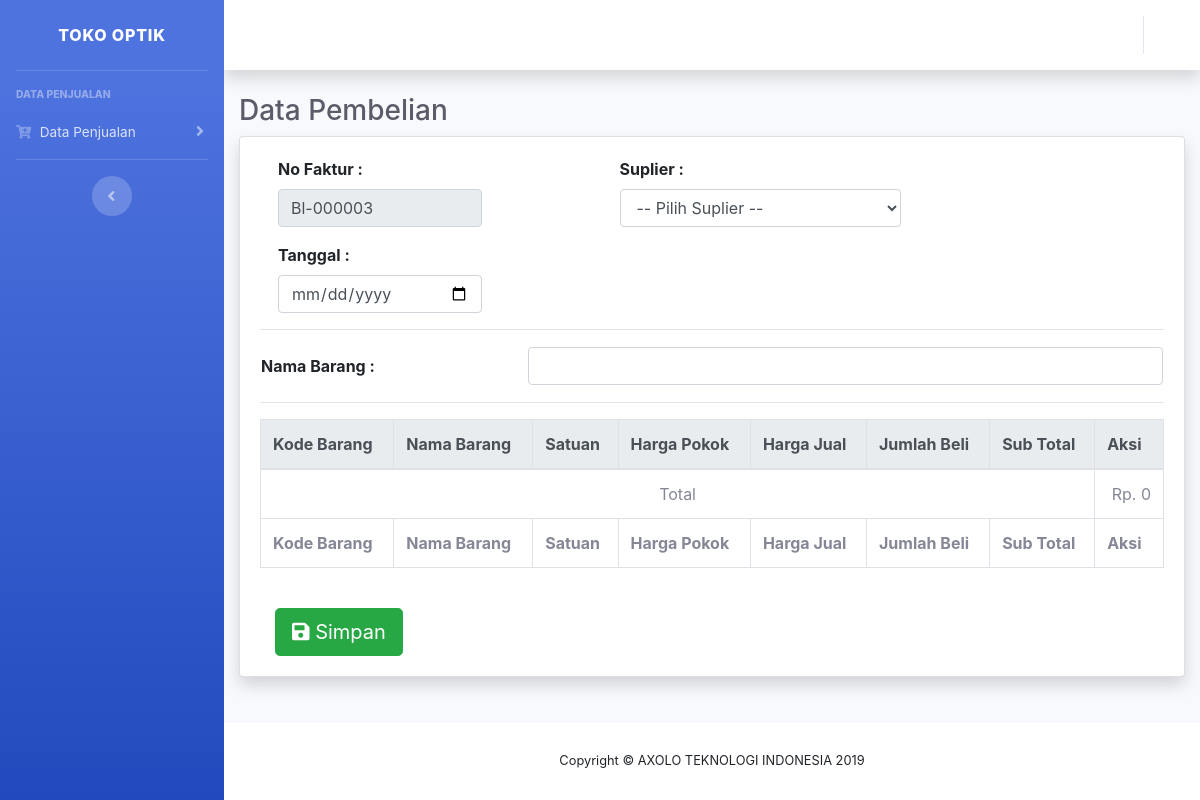
Screenshot of /index.php/pembelian with the database file from the repository.
### tables this page shows
CREATE TABLE `tbl_setting` (
  `id` int(11) NOT NULL,
  `nama` varchar(100) NOT NULL,
  `fitur` varchar(300) NOT NULL,
  `cek_gambar` int(11) NOT NULL
);

### application/controllers/Pembelian.php (called while the page is built, shortened)
<?php
class Pembelian extends CI_Controller
{
	function __construct(){
		$this->load->model('m_kategori');
		$this->load->model('m_barang');
		$this->load->model('m_suplier');
		$this->load->model('m_pembelian');
	}
    public function index()
    {
		$data['title']='Pembelian';
		$data['barang'] = $this->m_barang->tampil_barang();
		$data['sup']=$this->m_suplier->tampil_suplier();
        $this->load->view('template/header',$data);
		$this->load->view('template/sidebar',$data);
		$this->load->view('template/topbar',$data);
		$this->load->view('pembelian/index',$data);
		$this->load->view('template/footer',$data);
	}
}

### index.php (called while the page is built, shortened)
<?php
require_once BASEPATH.'core/CodeIgniter.php';

### application/models/M_pembelian.php (called while the page is built, shortened)
<?php
class M_pembelian extends CI_Model{
	function get_kobel(){
		$q = $this->db->query("SELECT MAX(RIGHT(beli_nofak,6)) AS kd_max FROM tbl_beli");
        $kd = "";
        if($q->num_rows()>0){
            foreach($q->result() as $k){
                $tmp = ((int)$k->kd_max)+1;
                $kd = sprintf("%06s", $tmp);
            }
        }else{
            $kd = "000001";
        }
        return "Bl-".$kd;
	}
}

### application/views/pembelian/index.php (the view, shortened to what this page needs)
  <div class="container-fluid">
    <h1 class="h3 mb-2 text-gray-800">Data Pembelian</h1>
    <div class="card shadow mb-4">
      <div class="card-body">
      <?php echo form_open('Pembelian/add_to_cart') ?>
      <div class="form-group row">
          <div class="col-sm-3">
                  <label for="kodebarang"><strong> No Faktur : </strong></label>
                  <?php $this->load->model('M_pembelian');
                  $kode_belii = $this->m_pembelian->get_kobel();
                  ?>
                  <input type="text" name="nofak" value="<?= $kode_belii; ?>" class="form-control" placeholder="No Faktur" readonly>
              </div>
          <div class="col-sm-4">
                  <label for="suplier"><strong>Suplier :</strong></label>
                  <select required name="suplier" id="suplier" class="form-control">
                      <option value="">-- Pilih Suplier --</option>
                  </select>
              </div>
          </div>
          <div class="form-group row">
          <div class="col-sm-3">
                  <label for="kodebarang"><strong>Tanggal :</strong></label>
                  <input type="date" id="tgl" name="tgl" value="<?php echo $this->session->userdata('tglfak');?>" class="form-control" placeholder="Tanggal" required>
              </div>
          </div>
          <hr>
          <div class="table-responsive">
          <table width="100%;">
            <tr>
                <th>Nama Barang :</th>
                <th>
                  <input type="text" list="list_barang" autocomplete="off" name="nabar" id="nabarku" class="form-control input-sm">
                </th>
            </tr>
          </table>
        </div>
        </form>
          <hr>
          <div class="table-responsive">
          <table class="table table-bordered table-hover" id="dataTable" width="100%" cellspacing="0">
            <thead class="thead-light">
              <tr>
                <th>Kode Barang</th>
                <th>Nama Barang</th>
                <th>Satuan</th>
                <th>Harga Pokok</th>
                <th>Harga Jual</th>
                <th>Jumlah Beli</th>
                <th>Sub Total</th>
                <th>Aksi</th>
              </tr>
            </thead>
            <tfoot>
              <tr>
              <th>Kode Barang</th>
                <th>Nama Barang</th>
                <th>Satuan</th>
                <th>Harga Pokok</th>
                <th>Harga Jual</th>
                <th>Jumlah Beli</th>
                <th>Sub Total</th>
                <th>Aksi</th>
              </tr>
            </tfoot>
            <tfoot>
            <tr>
            <td colspan="7" style="text-align:center;">Total</td>
                  <td style="text-align:right;">Rp. <?php echo number_format($this->cart->total());?></td>
            </tr>
            </tfoot>
          </table>
          <br>
          <div class="col-sm">
          <a href="<?php echo site_url('pembelian/simpan_pembelian')?>" class="btn btn-success btn-lg"><span class="fa fa-save"></span> Simpan</a>
          </div>
        </div>
      </div>
    </div>
  </div>
</div>

### application/views/template/sidebar.php (shortened to what this page needs)
<ul class="navbar-nav bg-gradient-primary sidebar sidebar-dark accordion" id="accordionSidebar">
  <a class="sidebar-brand d-flex align-items-center justify-content-center" href="index.html">
      <?php
          $data1 = $this->db->query("select * from tbl_setting where id=2")->row_array();
      ?>
    <div class="sidebar-brand-text mx-3"><?= $data1['fitur']; ?></div>
  </a>
  <hr class="sidebar-divider">
  <div class="sidebar-heading">
    Data Penjualan
  </div>
  <li class="nav-item">
    <a class="nav-link collapsed" href="#" data-toggle="collapse" data-target="#collapseTwo3" aria-expanded="true" aria-controls="collapseTwo">
      <i class="fas fa-cart-plus"></i>
      <span>Data Penjualan</span>
    </a>
  </li>
  <hr class="sidebar-divider d-none d-md-block">
  <div class="text-center d-none d-md-inline">
    <button class="rounded-circle border-0" id="sidebarToggle"></button>
  </div>
</ul>

### application/views/template/footer.php (shortened to what this page needs)
<footer class="sticky-footer bg-white">
        <div class="container my-auto">
          <div class="copyright text-center my-auto">
          <?php
              $data1 = $this->db->query("select * from tbl_setting where id=1")->row_array();
          ?>
            <span>Copyright &copy; <?= $data1['fitur']; ?> </span>
          </div>
        </div>
      </footer>
    </div>
  </div>
</body>
</html>

### rows the page displays
tbl_setting: fitur "TOKO OPTIK"
tbl_setting: fitur "AXOLO TEKNOLOGI INDONESIA 2019"

### other values shown
$this->cart->total() "0"
